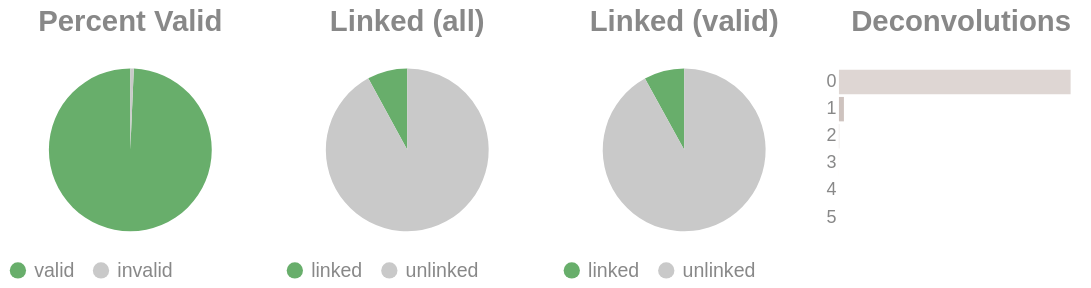

Write notebook code for a chart like this one.
### Code cell
if SKIPLR:
    pass
else:
    clash = Counter()
    for i in valids['molecule'].to_list():
        _mol = i.split("-")
        if len(_mol) == 1:
            clash.update('0')
        else:
            clash.update(_mol[-1])

    _d = {"deconvolutions": [], 'count': []}
    for k,v in clash.items():
        _d['deconvolutions'].append(k)
        _d['count'].append(v)

    tot_valid = valids['reads'].sum()
    mask = valids['reads'] >= 2
    n_linked_reads = valids.filter(mask)['reads'].sum()
    if n_linked_reads == 0:
        print_html("No linked molecules (>=2 reads) were detected; skipping linked-only distributions.")
        SKIPLR = True
    else:
        perc_valid = round(tot_valid / n_reads, 4)
        linked_perc_abs = round(n_linked_reads / n_reads, 4)
        linked_perc = round(n_linked_reads / tot_valid, 4)

    _valid = pl.DataFrame({"valids": ['valid', 'invalid'], "count": [tot_valid, n_reads - tot_valid]})
    _linked_abs = pl.DataFrame({"linked (absolute)": ['linked', 'unlinked'], "count": [n_linked_reads, n_reads - n_linked_reads]})
    _linked_rel = pl.DataFrame({"linked (valids)": ['linked', 'unlinked'], "count": [n_linked_reads, tot_valid - n_linked_reads]})

    (
        alt.hconcat(
            piechart(_valid, goodval = 'valid', title = "Percent Valid"),
            piechart(_linked_abs, goodval = "linked", title =  "Linked (all)"),
            piechart(_linked_rel, goodval = "linked", title =  "Linked (valid)"),
            convolutionbar(pl.DataFrame(_d), title = "Deconvolutions"),
            center = True,
            bounds = 'flush'
        )
        .resolve_scale(color='independent')
        .resolve_legend('independent')
        .properties(usermeta={'embedOptions': {"actions": False}})
    ).display()

### Figure 1 — Vega-Lite specification as saved in the notebook (floating-point values rounded to 4 significant figures)
{"width": "container", "height": 400, "config": {"title": {"anchor": "start", "dy": -15, "fontSize": 18, "color": "#888888", "subtitleColor": "#888888", "subtitleFontSize": 14}, "arc": {"fill": "#0072B2"}, "axis": {"domainColor": "#888888", "domainWidth": 0.5, "gridWidth": 0.2, "grid": false, "titleFontWeight": 400, "titleFontSize": 15, "labelFontSize": 11, "labelColor": "#888888", "tickColor": "#888888", "tickWidth": 0.2, "titleColor": "#888888"}, "axisBand": {"grid": false}, "axisX": {"grid": true, "tickSize": 10, "domainCap": "round"}, "axisY": {"domain": false, "grid": true, "tickSize": 0, "domainCap": "round"}, "background": "transparent", "header": {"labelFontSize": 15, "labelColor": "#888888", "titleFontSize": 15, "titleFontWeight": 600, "titleColor": "#888888"}, "legend": {"labelFont": "sans-serif", "labelFontSize": 12, "labelColor": "#888888", "symbolSize": 100, "symbolType": "circle", "titleFontSize": 12, "titlePadding": 10, "titleColor": "#888888", "title": null}, "range": {"category": ["#E69F00", "#56B4E9", "#009E73", "#F0E442", "#0072B2", "#D55E00", "#CC79A7", "#000000"], "diverging": ["#cfe8f3", "#a2d4ec", "#73bfe2", "#46abdb", "#1696d2", "#12719e"]}, "area": {"fill": "#0072B2", "fillOpacity": 0.7, "line": true, "strokeOpacity": 0.7}, "line": {"color": "#0072B2", "stroke": "#0072B2", "strokeWidth": 2}, "trail": {"color": "#0072B2", "stroke": "#0072B2", "strokeWidth": 0, "size": 1}, "point": {"filled": true, "fillOpacity": 1.0, "size": 95}, "text": {"color": "#888888", "fontSize": 11, "align": "right", "fontWeight": 400, "size": 11}, "bar": {"fill": "#0072B2", "stroke": null}, "view": {"stroke": null, "continuousWidth": 660, "continuousHeight": 400}}, "hconcat": [{"data": {"name": "data-66dcfb675250602ef3ee461f8c490e36"}, "mark": {"type": "arc"}, "encoding": {"color": {"field": "valids", "legend": {"orient": "bottom", "title": null}, "scale": {"domain": ["valid", "invalid"], "range": ["#68ae6b", "#C9C9C9"]}, "title": "Valids", "type": "nominal"}, "theta": {"field": "count", "type": "quantitative"}, "tooltip": [{"field": "valids", "title": "Valids", "type": "ordinal"}, {"field": "percent", "format": ".2%", "title": "Percent", "type": "quantitative"}, {"field": "count", "title": "Count", "type": "quantitative"}]}, "height": 100, "title": {"text": "Percent Valid", "align": "center", "anchor": "middle"}, "transform": [{"calculate": "datum.count / 2649010", "as": "percent"}], "width": 150}, {"data": {"name": "data-b4ecfdcf2e629037e8704cc84ad388d0"}, "mark": {"type": "arc"}, "encoding": {"color": {"field": "linked (absolute)", "legend": {"orient": "bottom", "title": null}, "scale": {"domain": ["linked", "unlinked"], "range": ["#68ae6b", "#C9C9C9"]}, "title": "Linked (Absolute)", "type": "nominal"}, "theta": {"field": "count", "type": "quantitative"}, "tooltip": [{"field": "linked (absolute)", "title": "Linked (Absolute)", "type": "ordinal"}, {"field": "percent", "format": ".2%", "title": "Percent", "type": "quantitative"}, {"field": "count", "title": "Count", "type": "quantitative"}]}, "height": 100, "title": {"text": "Linked (all)", "align": "center", "anchor": "middle"}, "transform": [{"calculate": "datum.count / 2649010", "as": "percent"}], "width": 150}, {"data": {"name": "data-28761055fcf831d897ae342193517d9c"}, "mark": {"type": "arc"}, "encoding": {"color": {"field": "linked (valids)", "legend": {"orient": "bottom", "title": null}, "scale": {"domain": ["linked", "unlinked"], "range": ["#68ae6b", "#C9C9C9"]}, "title": "Linked (Valids)", "type": "nominal"}, "theta": {"field": "count", "type": "quantitative"}, "tooltip": [{"field": "linked (valids)", "title": "Linked (Valids)", "type": "ordinal"}, {"field": "percent", "format": ".2%", "title": "Percent", "type": "quantitative"}, {"field": "count", "title": "Count", "type": "quantitative"}]}, "height": 100, "title": {"text": "Linked (valid)", "align": "center", "anchor": "middle"}, "transform": [{"calculate": "datum.count / 2630872", "as": "percent"}], "width": 150}, {"data": {"name": "data-f9088ddae323b45f1bece0b7a54c81ef"}, "mark": {"type": "bar"}, "encoding": {"color": {"field": "deconvolutions", "legend": null, "scale": {"scheme": "lightgreyred"}, "type": "nominal"}, "tooltip": [{"field": "deconvolutions", "title": "Deconvolutions", "type": "ordinal"}, {"field": "percent", "format": ".2%", "title": "Percent", "type": "quantitative"}, {"field": "count", "title": "Count", "type": "quantitative"}], "x": {"axis": null, "field": "count", "type": "quantitative"}, "y": {"field": "deconvolutions", "sort": "ascending", "title": null, "type": "nominal"}}, "height": 100, "title": {"text": "Deconvolutions", "align": "center", "anchor": "middle"}, "transform": [{"calculate": "datum.count / 2520362", "as": "percent"}], "width": 150}], "bounds": "flush", "center": true, "resolve": {"legend": {"angle": "independent"}, "scale": {"color": "independent"}}, "usermeta": {"embedOptions": {"actions": false}}, "$schema": "https://vega.github.io/schema/vega-lite/v6.1.0.json", "datasets": {"data-66dcfb675250602ef3ee461f8c490e36": [{"valids": "valid", "count": 2630872}, {"valids": "invalid", "count": 18138}], "data-b4ecfdcf2e629037e8704cc84ad388d0": [{"linked (absolute)": "linked", "count": 210579}, {"linked (absolute)": "unlinked", "count": 2438431}], "data-28761055fcf831d897ae342193517d9c": [{"linked (valids)": "linked", "count": 210579}, {"linked (valids)": "unlinked", "count": 2420293}], "data-f9088ddae323b45f1bece0b7a54c81ef": [{"deconvolutions": "0", "count": 2465077}, {"deconvolutions": "1", "count": 52955}, {"deconvolutions": "2", "count": 2202}, {"deconvolutions": "3", "count": 120}, {"deconvolutions": "4", "count": 6}, {"deconvolutions": "5", "count": 2}]}}
